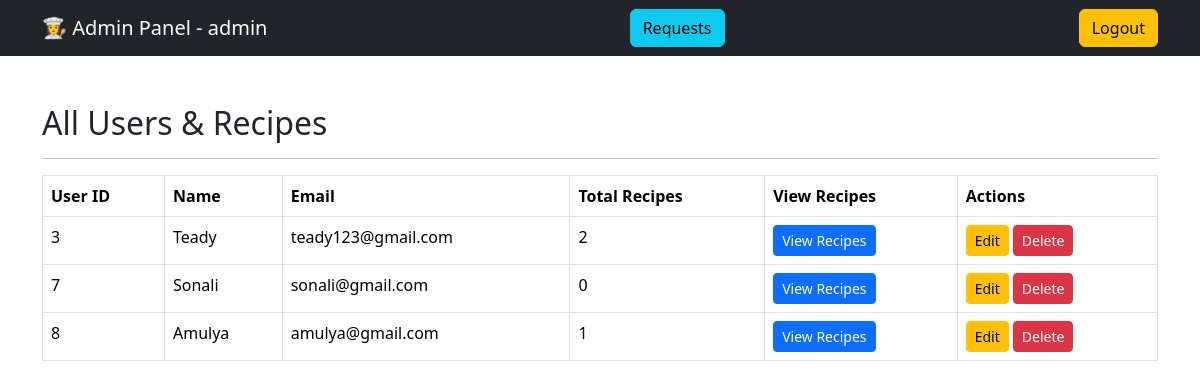
The app's page /admin_dashboard (signed in), older data.
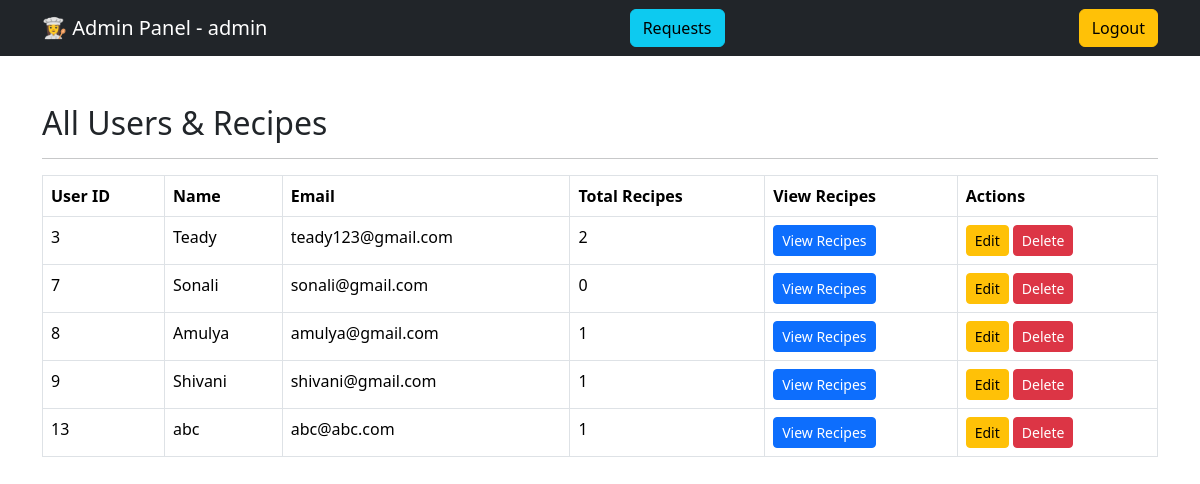
The same page, newer data.
### tables this page shows
CREATE TABLE users (
            id INTEGER PRIMARY KEY AUTOINCREMENT,
            username TEXT UNIQUE NOT NULL,
            email TEXT UNIQUE NOT NULL,
            password TEXT NOT NULL,
            role TEXT,
            status TEXT,
            -- columns below may be added by ALTER if not present
            is_admin INTEGER DEFAULT 0,
            is_approved INTEGER DEFAULT 0
        );

### app.py (the view)
@app.route("/admin_dashboard")
def admin_dashboard():
    if "is_admin" not in session or session["is_admin"] != 1:
        return redirect("/login")
    conn = get_db_connection()
    c = conn.cursor()
    c.execute("""
        SELECT users.id, users.username, users.email,
               COUNT(recipes.id) AS recipe_count
        FROM users
        LEFT JOIN recipes ON users.id = recipes.user_id
        WHERE users.is_admin = 0
        GROUP BY users.id
    """)
    users = c.fetchall()
    conn.close()
    return render_template("admin_dashboard.html",
                           users=users,
                           username=session["username"])

### db/db.py (called while the page is built)
def get_db_connection():
    conn = sqlite3.connect("recipe.db")
    conn.row_factory = sqlite3.Row
    return conn

### templates/admin_dashboard.html (shortened to what this page needs)
<!DOCTYPE html>
<html lang="en">
<head>
    <link rel="stylesheet" href="https://cdn.jsdelivr.net/npm/bootstrap@5.3.3/dist/css/bootstrap.min.css">
</head>
<body>
<nav class="navbar navbar-dark bg-dark">
    <div class="container">
        <span class="navbar-brand">👩‍🍳 Admin Panel - {{ username }}</span>
        <a href="{{ url_for('admin_requests') }}" class="btn btn-info me-2">Requests</a>
        <a href="{{ url_for('logout') }}" class="btn btn-warning">Logout</a>
    </div>
</nav>
<div class="container mt-5">
    <h2>All Users & Recipes</h2>
    <hr>
    {% if users %}
    <table class="table table-bordered">
        <thead>
            <tr>
                <th>User ID</th>
                <th>Name</th>
                <th>Email</th>
                <th>Total Recipes</th>
                <th>View Recipes</th>
                <th>Actions</th>
            </tr>
        </thead>
        <tbody>
            {% for u in users %}
            <tr>
                <td>{{ u["id"] }}</td>
                <td>{{ u["username"] }}</td>
                <td>{{ u["email"] }}</td>
                <td>{{ u["recipe_count"] }}</td>
                <td>
                    <button class="btn btn-primary btn-sm"
                            onclick="openRecipePopup({{ u['id'] }},'{{ u['username'] }}')">
                        View Recipes
                    </button>
                </td>
                <td>
                    <a href="{{ url_for('admin_edit_user', user_id=u['id']) }}" class="btn btn-warning btn-sm">Edit</a>
                    <form action="{{ url_for('admin_delete_user', user_id=u['id']) }}" method="POST" style="display:inline;">
                        <button type="submit" class="btn btn-danger btn-sm"
                            onclick="return confirm('Are you sure you want to delete this user?')">Delete</button>
                    </form>
                </td>
            </tr>
            {% endfor %}
        </tbody>
    </table>
    {% else %}
        <p>No users found.</p>
    {% endif %}
</div>
</body>
</html>

Row changes from the older to the newer data that the page shows:
added users: id "9", username "Shivani", email "shivani@gmail.com", recipe_count "1"
added users: id "13", username "abc", email "abc@abc.com", recipe_count "1"
